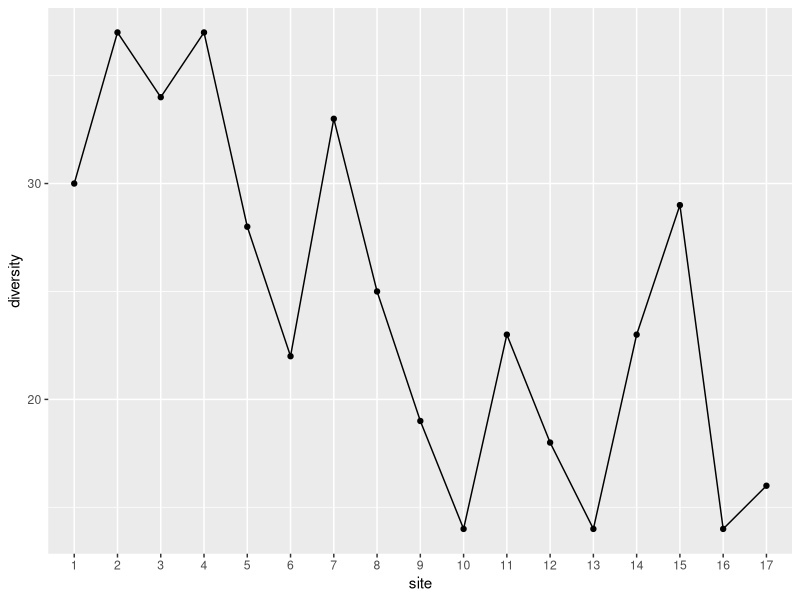
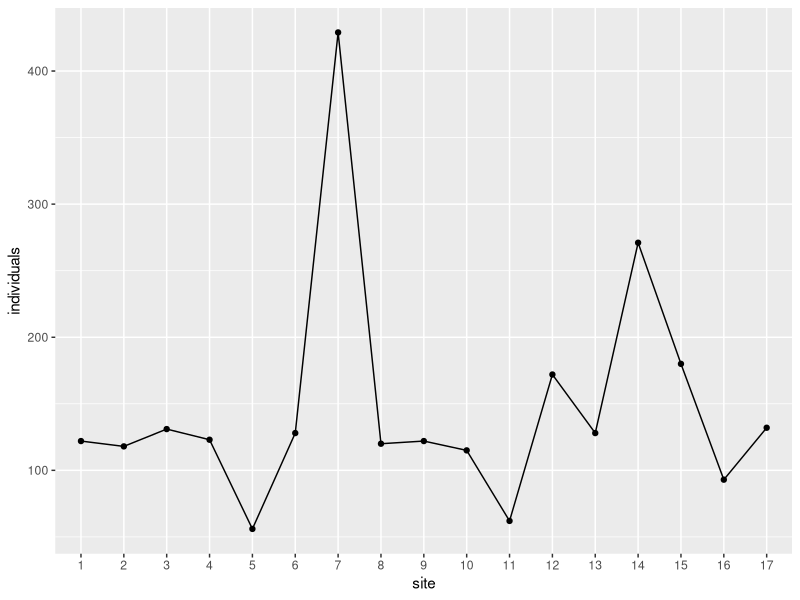

The R source for these figures, in order:
##### Coskun Kucukkaragoz
#### 25th of April 2024
### Start of the R script to analyse the data from my mounting, pinning, and sorting, of beetles for the October 2022 season from the Cederburg

# set-up ####

# packages
rm(list = ls())
library(tidyverse)

# reading in raw data with correct data types

beet_22_raw <- read.csv("ceder_beetle_diversity_october_2022.csv", stringsAsFactors = TRUE) %>% mutate(across(c(ID, site, replicate, trap, label, season, year, full_label), factor))

# reducing all unique specimen labels into single row entries

beet_22_condensed <- beet_22_raw %>% group_by(ID, site, replicate, trap, label, season, year, full_label) %>% summarise(across(c(anthia_decemguttata, stenocara_dentata, starts_with("morphospecies")), sum)) %>% ungroup()

# calculating the number of individual specimens found for each morphospecies/species

{x <- mapply(sum,beet_22_condensed[,-c(1:8)])
species_specimen_count <- cbind(read.table(text = names(x)), x)
rownames(species_specimen_count) <- NULL
colnames(species_specimen_count) <- c("morphospecies", "individuals")
rm(x)}

species_specimen_count %>% arrange(desc(individuals)) # ordered descendingly
species_specimen_count %>% summarise(individuals = sum(individuals))

# calculating number of individual insects found per altitudinal site

site_count <- beet_22_condensed %>% mutate(individuals = rowSums(across(where(is.numeric)), na.rm=TRUE)) %>% select(c(ID, site, label, individuals)) %>% group_by(site) %>% summarise(individuals = sum(individuals))

# calculating species diversity per site

site_diversity <- beet_22_condensed %>% group_by(site) %>% summarise(across(c(anthia_decemguttata, stenocara_dentata, starts_with("morphospecies")), sum)) %>% mutate_if(is.numeric, ~1 * (. > 0)) %>% mutate(diversity = rowSums(across(where(is.numeric)))) %>% select(c(site, diversity))

# graphs ####

# species diversity per altitudinal site

ggplot(site_diversity, aes(x = site, y = diversity, group = 1)) + geom_point() + geom_line()

# individual insects per altitudinal site

ggplot(site_count, aes (x = site, y = individuals, group = 1)) + geom_point() + geom_line()

# working data ####

species_specimen_count %>% arrange(individuals)

# edit the morphospecies numbers and sites for the specimens of interest

beet_22_condensed %>% group_by(site) %>% summarise(individuals = sum(morphospecies_44))

# individual site samples

(species_by_site <- beet_22_condensed %>% select(ID, site, label, morphospecies_44) %>% filter(site == 14, morphospecies_44 > 0))
